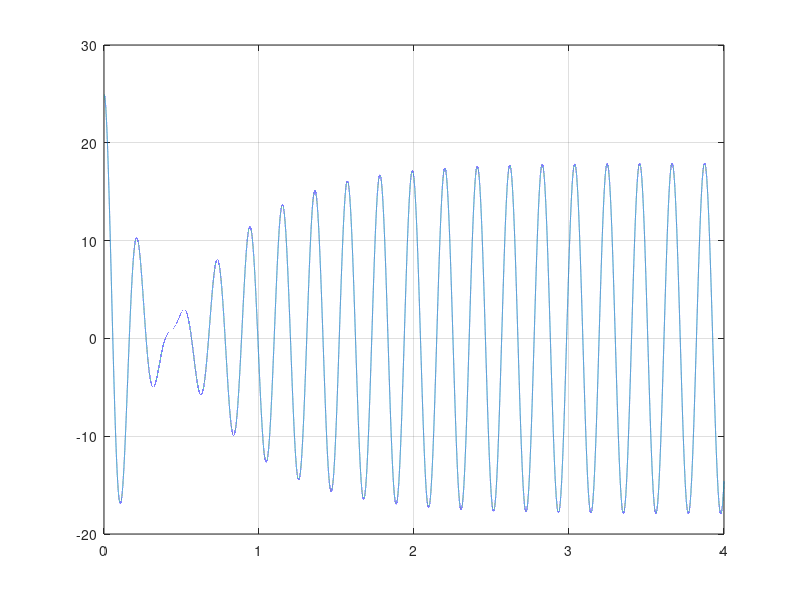

Write the MATLAB code that produced this figure.
close all;
clear;
%Numerical time integration of mass spring damper
%Starting from unstretched spring
%Starting from rest
%Basic data
M0=75;
wp=30;
kTheta=1800;
bTheta=8;
J=2;
EndTime=4.0;
StepTime=1e-5;
theta_Init=25*pi/180;
thetaDot_Init=0;
%Initialize
Time=0.0;
theta=theta_Init;
thetaDot=thetaDot_Init;
%Initialize 
Counter=1;
%Start time integration
while Time<EndTime
    %Compute angular acceleration
    thetaDotDot=(M0*sin(wp*Time)-kTheta*theta-bTheta*thetaDot)/J;
    %report
    Time_Plot(Counter)=Time;
    theta_Plot(Counter)=theta*180/pi;
    thetaDot_Plot(Counter)=thetaDot;
    thetaDotDot_Plot(Counter)=thetaDotDot;
     %Time integrate
    theta=theta+thetaDot*StepTime;
    thetaDot=thetaDot+thetaDotDot*StepTime;
    Time=Time+StepTime;
    Counter=Counter+1;
end;
plot(Time_Plot,theta_Plot);
grid;
